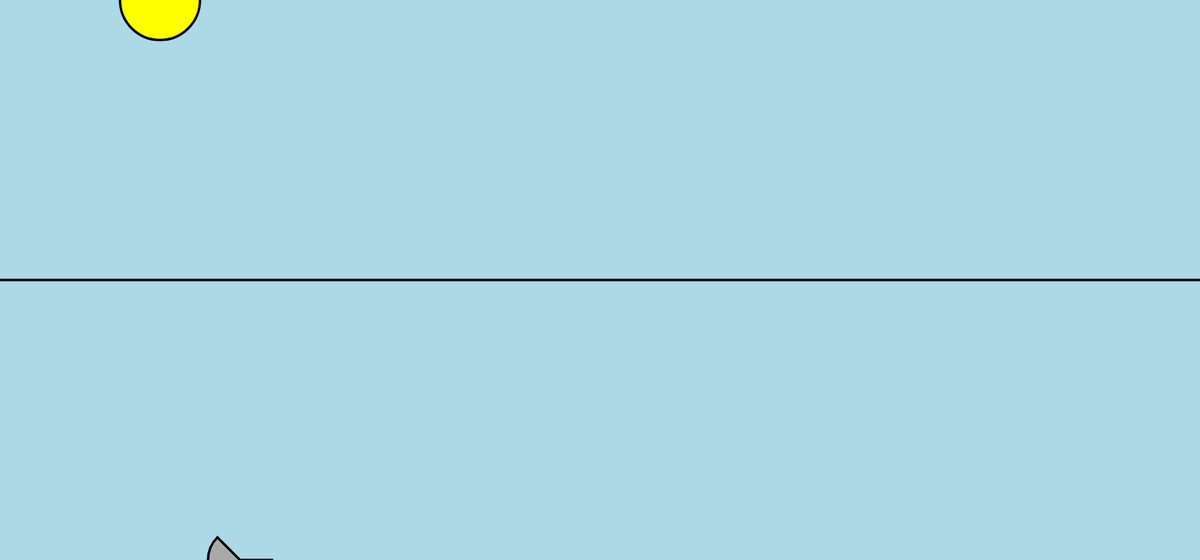
Frame 1 (no input)
Frame 60 (no input): identical to frame 1, image omitted
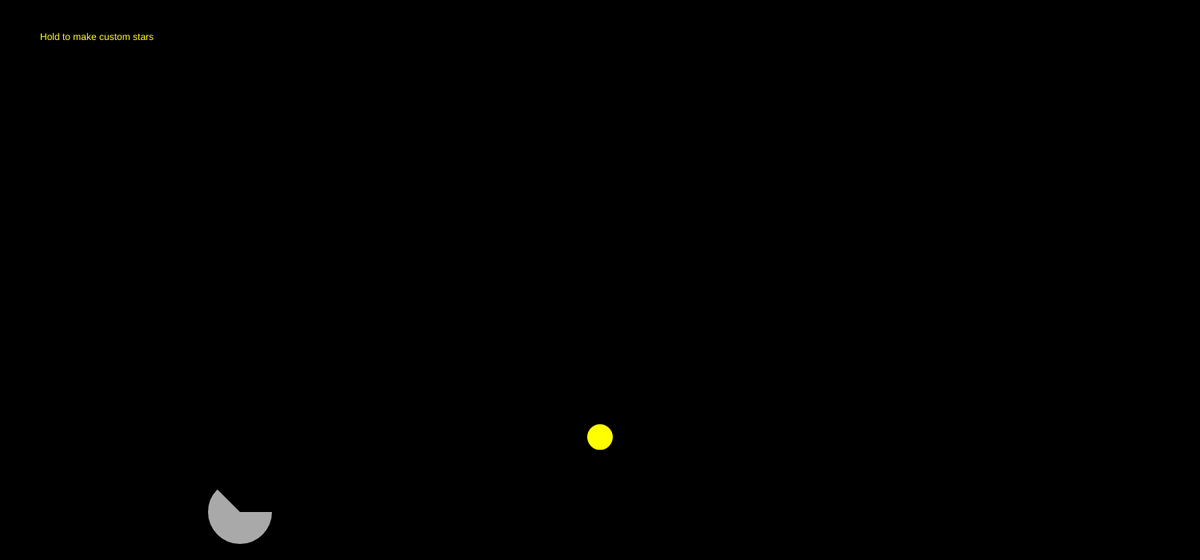
Frame 120 (the mouse pressed at the canvas centre since frame 60)

The p5.js sketch that drew these frames (run headless with seeded random() and noise() and a simulated clock; from frame 60 on, the mouse is pressed at the canvas centre):

// p5.js sketch
// ── sketch.js
let sunHeight;
let horizon = 350;
let moonHeight = 700;
let sunHasSet = false; // Track if the sun has set
let drawingCanvas; // Separate layer for drawing
let balls = []; 
let gravity = 0.3;

function setup() {
  createCanvas(1500, 700);
  colorMode(RGB); // RGB compatiblr 
  drawingCanvas = createGraphics(1500, 700); // Off-screen buffer for drawings
  drawingCanvas.clear(); // blank canvas
}

function draw() {
  // Set background based on sun's position
  if (!sunHasSet) {
    background("lightblue");
  } else {
    background("black");
    text('Hold to make custom stars', 50, 50); // permission for user to make custom stars 
    text('click to make bouncing balls (shooting stars) ');
  }

  // allows for free draw 
  image(drawingCanvas, 0, 0); 

  // Set width of drawing lines
  strokeWeight(3);

  // Sun follows y-coordinate of the mouse
  sunHeight = mouseY;

  // Check if the sun has set
  if (sunHeight >= horizon) {
    sunHasSet = true; 
  }

  // If sun is still in the sky, draw it
  if (!sunHasSet) {
    fill(255, 255, 0); // RGB Yellow color
    circle(200, sunHeight, 100);
  }

  // Allows for moon to rise
  if (sunHasSet && moonHeight > 200) {
    moonHeight -= 1;
  }

  // Draw the moon rising after sunset
  fill(169, 169, 169); // Grey color for the moon (RGB)
  arc(300, moonHeight, 80, 80, 0, PI + QUARTER_PI, PIE);

  // Draw the horizon
  stroke('black');
  line(0, horizon, width, horizon);

  // Update and display all balls
  for (let i = 0; i < balls.length; i++) {
    balls[i].update();
    balls[i].display();
  }
}

// Allow free drawing
function mouseDragged() {
  drawingCanvas.stroke(255, 255, 0); // yellow for stars
  drawingCanvas.strokeWeight(5);
  drawingCanvas.line(pmouseX, pmouseY, mouseX, mouseY);
}

function mousePressed() {
  // Create a new ball object at mouse position
  let b = new Ball(mouseX, mouseY, 16); 
  balls.push(b); // Add the ball to the balls array
}

class Ball {
  constructor(x, y, radius) {
    this.x = x;
    this.y = y;
    this.radius = radius;
    this.ySpeed = 0; // Initial vertical speed
    this.gravity = 0.3; // Gravity strength
    this.bounceFactor = 0.9; // Bounce factor (damping)
  }

  update() {
    // Apply gravity (increase ySpeed downward)
    this.ySpeed += this.gravity;
    
    // Move the ball down
    this.y += this.ySpeed;

    // Check for bouncing on the ground
    if (this.y > height - this.radius) {
      this.y = height - this.radius; // Prevent ball from going below the canvas
      this.ySpeed *= -this.bounceFactor; // Bounce, with damping
    }
  }

  display() {
    fill(255, 255, 0); // Set the ball color to yellow (RGB Yellow)
    noStroke(); // Remove outline
    ellipse(this.x, this.y, this.radius * 2, this.radius * 2); // Draw the ball
  }
}
